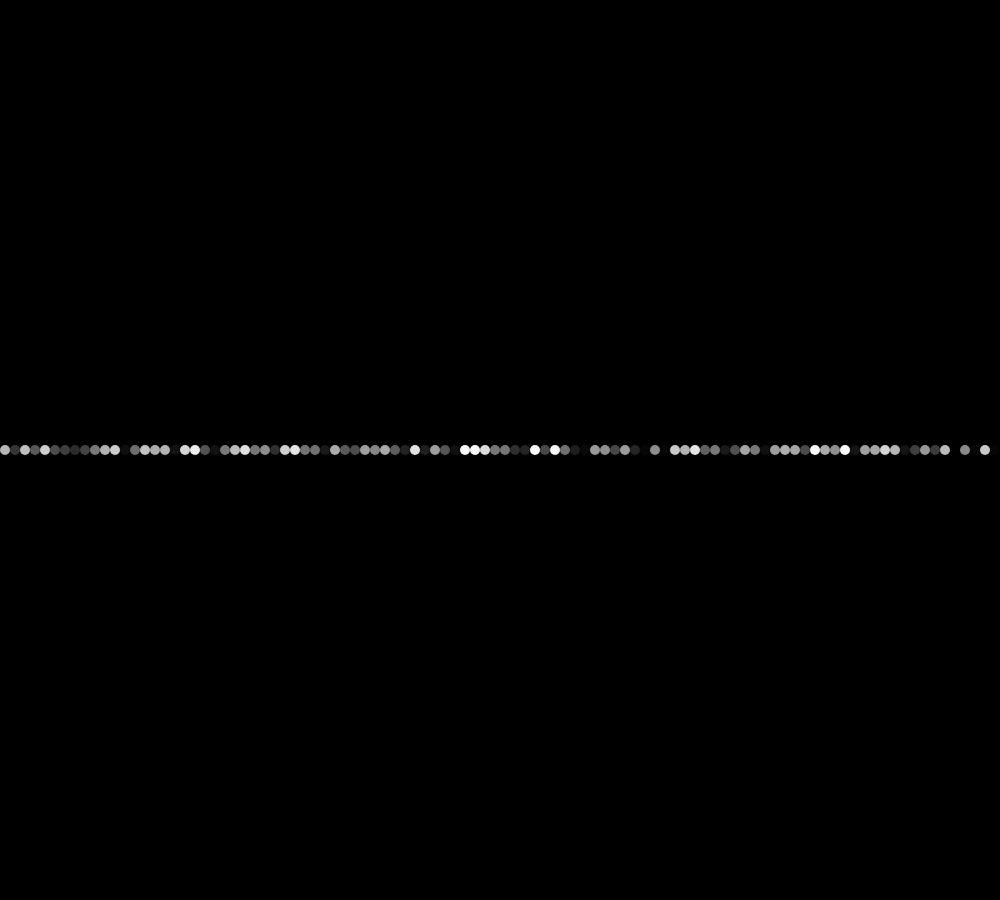
Frame 1 (no input)
Frame 60 (no input): identical to frame 1, image omitted
Frame 120 (the mouse pressed at the canvas centre since frame 60): identical to frame 1, image omitted

The p5.js sketch that drew this single still picture (run headless with seeded random() and noise() and a simulated clock; from frame 60 on, the mouse is pressed at the canvas centre):

// p5.js sketch
// ── sketch.js
var p5random = [];


function setup() {
  createCanvas(1000, 900);
  for (var i = 0; i < 100; i++) {
    p5random[i] = random(0, 100);
  }
}

function draw() {
  background(0);
  noStroke();
  push()
  translate(5, 0);

  for (var i = 0; i < 100; i ++) {
    
    var a = map(p5random[i], 0, 100, 0, 255);
    fill(255, a);
    ellipse(i*10, height / 2, 10, 10);

  }
  pop();
}
